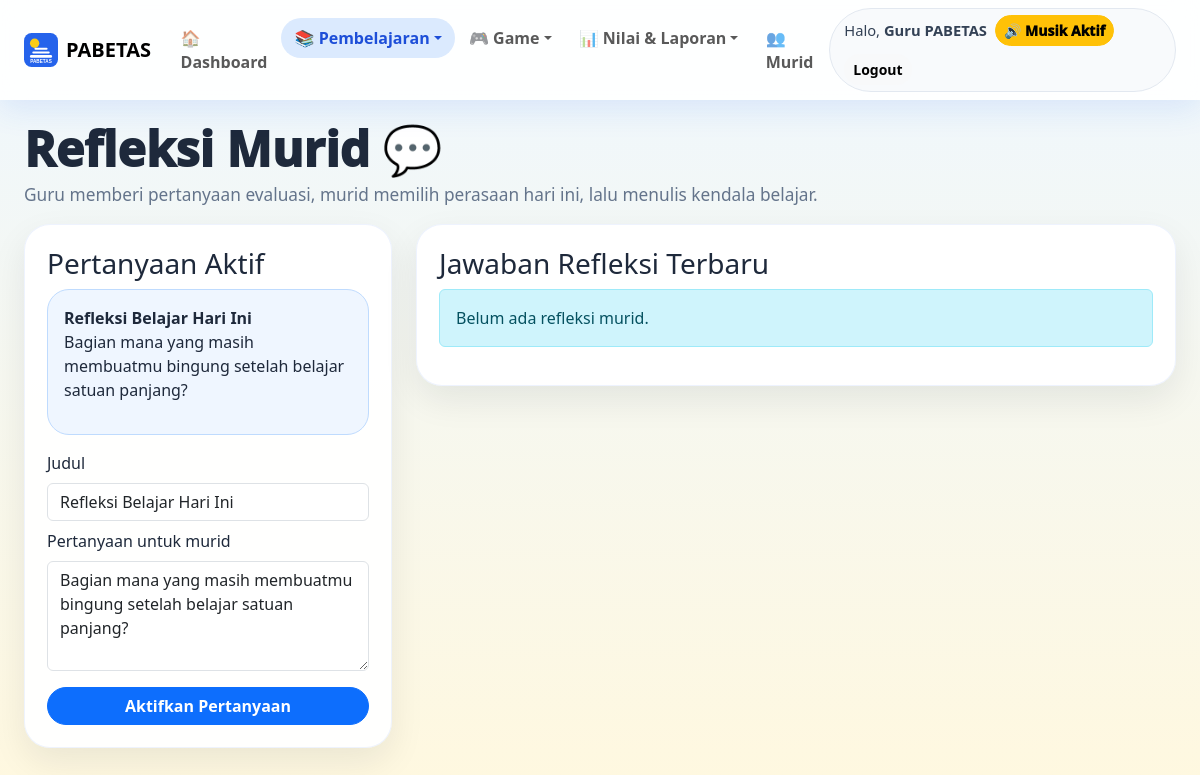
/teacher/reflections.php (signed in), run on the app's committed database.
### tables this page shows
CREATE TABLE users (
  id INT AUTO_INCREMENT PRIMARY KEY,
  name VARCHAR(120) NOT NULL,
  username VARCHAR(60) NOT NULL UNIQUE,
  password VARCHAR(255) NOT NULL,
  role ENUM('guru','murid') NOT NULL,
  status TINYINT(1) NOT NULL DEFAULT 1,
  avatar_key VARCHAR(40) NOT NULL DEFAULT 'rocket',
  created_at TIMESTAMP DEFAULT CURRENT_TIMESTAMP
);

CREATE TABLE IF NOT EXISTS reflection_prompts (
  id INT AUTO_INCREMENT PRIMARY KEY,
  title VARCHAR(150) NOT NULL,
  question_text TEXT NOT NULL,
  status TINYINT(1) NOT NULL DEFAULT 1,
  created_by INT NULL,
  created_at TIMESTAMP DEFAULT CURRENT_TIMESTAMP,
  updated_at DATETIME NULL
);

### app/helpers.php (called while the page is built, shortened)
<?php
function e($value) {
    return htmlspecialchars((string)$value, ENT_QUOTES, 'UTF-8');
}
function url($path = '') {
    $base = rtrim(APP_URL, '/');
    $path = ltrim($path, '/');
    return $base . '/' . $path;
}

### app/db.php (called while the page is built)
<?php
function db() {
    static $pdo = null;
    if ($pdo instanceof PDO) {
        return $pdo;
    }
    $dsn = 'mysql:host=' . DB_HOST . ';port=' . DB_PORT . ';dbname=' . DB_NAME . ';charset=' . DB_CHARSET;
    try {
        $pdo = new PDO($dsn, DB_USER, DB_PASS, [
            PDO::ATTR_ERRMODE => PDO::ERRMODE_EXCEPTION,
            PDO::ATTR_DEFAULT_FETCH_MODE => PDO::FETCH_ASSOC,
            PDO::ATTR_EMULATE_PREPARES => false,
        ]);
        return $pdo;
    } catch (PDOException $e) {
        if (defined('APP_DEBUG') && APP_DEBUG) {
            exit('<h2>Koneksi database gagal</h2><p>' . htmlspecialchars($e->getMessage()) . '</p><p>Jalankan <b>/install.php</b> atau import <b>database/pabetas_advanced.sql</b>.</p>');
        }
        exit('Koneksi database gagal. Hubungi administrator.');
    }
}

### app/auth.php (called while the page is built, shortened)
<?php
function current_user() {
    static $user = null;
    if ($user !== null) return $user;
    $stmt = db()->prepare('SELECT id, name, username, role, status, avatar_key FROM users WHERE id=? LIMIT 1');
    $stmt->execute([$_SESSION['user_id']]);
    $user = $stmt->fetch();
    return $user ?: null;
}
function require_login() {
    if (!current_user()) {
        redirect('login.php');
    }
}
function require_role($role) {
    require_login();
}

### public/teacher/reflections.php (the view, shortened to what this page needs)
<?php
require_once __DIR__ . '/../../app/layout.php';
require_role('guru');
$pdo = db();
try {
    $pdo->exec("CREATE TABLE IF NOT EXISTS reflection_prompts (id INT AUTO_INCREMENT PRIMARY KEY, title VARCHAR(150) NOT NULL, question_text TEXT NOT NULL, status TINYINT(1) NOT NULL DEFAULT 1, created_by INT NULL, created_at TIMESTAMP DEFAULT CURRENT_TIMESTAMP, updated_at DATETIME NULL) ENGINE=InnoDB DEFAULT CHARSET=utf8mb4");
    $pdo->exec("CREATE TABLE IF NOT EXISTS learning_reflections (id INT AUTO_INCREMENT PRIMARY KEY, user_id INT NOT NULL, prompt_id INT NULL, mood VARCHAR(40) NOT NULL, difficulty_level ENUM('mudah','sedang','sulit') NOT NULL DEFAULT 'sedang', obstacle_text TEXT NULL, teacher_note TEXT NULL, created_at TIMESTAMP DEFAULT CURRENT_TIMESTAMP, updated_at DATETIME NULL) ENGINE=InnoDB DEFAULT CHARSET=utf8mb4");
} catch (Throwable $e) {}
$prompt = $pdo->query('SELECT * FROM reflection_prompts WHERE status=1 ORDER BY id DESC LIMIT 1')->fetch();
$rows = $pdo->query('SELECT lr.*, u.name, u.username FROM learning_reflections lr JOIN users u ON u.id=lr.user_id ORDER BY lr.id DESC LIMIT 100')->fetchAll();
render_header('Refleksi Murid','reflections');
?>
<div class="page-title compact-title"><h1>Refleksi Murid 💬</h1><p>Guru memberi pertanyaan evaluasi, murid memilih perasaan hari ini, lalu menulis kendala belajar.</p></div>
<div class="row g-4">
  <div class="col-lg-4"><div class="panel-card"><h3>Pertanyaan Aktif</h3>
    <?php if($prompt): ?><div class="teacher-prompt-preview"><b><?= e($prompt['title']) ?></b><p><?= e($prompt['question_text']) ?></p></div><?php endif; ?>
    <form method="post" class="mt-3"><?= csrf_field() ?><input type="hidden" name="action" value="save_prompt"><label class="form-label">Judul</label><input class="form-control mb-2" name="title" value="<?= e($prompt['title'] ?? 'Refleksi Belajar Hari Ini') ?>"><label class="form-label">Pertanyaan untuk murid</label><textarea class="form-control mb-3" name="question_text" rows="4"><?= e($prompt['question_text'] ?? 'Bagian mana yang masih membuatmu bingung setelah belajar satuan panjang?') ?></textarea><button class="btn btn-primary rounded-pill w-100">Aktifkan Pertanyaan</button></form>
  </div></div>
  <div class="col-lg-8"><div class="panel-card"><h3>Jawaban Refleksi Terbaru</h3>
    <?php if(!$rows): ?><div class="alert alert-info">Belum ada refleksi murid.</div><?php endif; ?>
  </div></div>
</div>
<?php render_footer(); ?>

### app/layout.php (shortened to what this page needs)
<?php
function nav_active(array $items, string $active): string {
    return in_array($active, $items, true) ? 'active' : '';
}
function sound_context_from_active(string $active, bool $isGuru): string {
    if ($isGuru) {
        if (in_array($active, ['reflections'], true)) return 'refleksi';
        return 'teacher';
    }
    return 'home';
}
function render_header($title, $active = '') {
    $user = current_user();
    $isGuru = $user && $user['role'] === 'guru';
    $soundContext = sound_context_from_active($active, $isGuru);
    ?>
<!doctype html>
<html lang="id">
<head>
    <link href="https://cdn.jsdelivr.net/npm/bootstrap@5.3.3/dist/css/bootstrap.min.css" rel="stylesheet">
    <link rel="stylesheet" href="<?= url('assets/css/style.css?v=9') ?>">
</head>
<body data-sound-context="<?= e($soundContext) ?>">
<nav class="navbar navbar-expand-lg navbar-pabetas sticky-top">
    <div class="container-fluid px-3 px-md-4">
        <a class="navbar-brand fw-black d-flex align-items-center gap-2" href="<?= url($isGuru ? 'teacher/dashboard.php' : 'student/dashboard.php') ?>">
            <img src="<?= url(SCHOOL_LOGO) ?>" class="logo-sm" alt="Logo"> <span>PABETAS</span>
        </a>
        <div class="collapse navbar-collapse" id="navMain">
            <ul class="navbar-nav me-auto mb-2 mb-lg-0 nav-compact">
                <?php if ($isGuru): ?>
                    <li class="nav-item"><a class="nav-link <?= $active==='dashboard'?'active':'' ?>" href="<?= url('teacher/dashboard.php') ?>">🏠 Dashboard</a></li>
                    <li class="nav-item dropdown">
                        <a class="nav-link dropdown-toggle <?= nav_active(['materials','questions','quizzes','essay_sets','learning_flow','reflections'], $active) ?>" href="#" data-bs-toggle="dropdown">📚 Pembelajaran</a>
                    </li>
                    <li class="nav-item dropdown">
                        <a class="nav-link dropdown-toggle <?= nav_active(['rooms','live_games','weekly'], $active) ?>" href="#" data-bs-toggle="dropdown">🎮 Game</a>
                    </li>
                    <li class="nav-item dropdown">
                        <a class="nav-link dropdown-toggle <?= nav_active(['grading','academic','reports'], $active) ?>" href="#" data-bs-toggle="dropdown">📊 Nilai & Laporan</a>
                    </li>
                    <li class="nav-item"><a class="nav-link <?= $active==='students'?'active':'' ?>" href="<?= url('teacher/students.php') ?>">👥 Murid</a></li>
                <?php endif; ?>
            </ul>
            <?php if ($user): ?>
            <div class="nav-user-box">
                <span>Halo, <b><?= e($user['name']) ?></b></span>
                <button type="button" class="btn btn-outline-light btn-sm rounded-pill" id="soundToggle" title="Aktifkan suara">🔊 Suara</button>
                <a class="btn btn-light btn-sm rounded-pill" href="<?= url('logout.php') ?>">Logout</a>
            </div>
            <?php endif; ?>
        </div>
    </div>
</nav>
<main class="container-fluid px-3 px-md-4 py-4">
    <?php
}
function render_footer() {
    ?>
</main>
</body>
</html>
    <?php
}

### public/assets/css/style.css (style rules this page uses)
:root { --blue:#2563eb;--sky:#38bdf8;--yellow:#facc15;--red:#fb7185;--purple:#8b5cf6;--dark:#1e293b;--soft:#f8fafc;--green:#22c55e }
* { box-sizing:border-box }
body { background:linear-gradient(180deg,#eef7ff 0%,#fff8df 100%);font-family:system-ui,-apple-system,BlinkMacSystemFont,"Segoe UI",sans-serif;color:var(--dark);min-height:100vh }
.fw-black { font-weight:900 }
.navbar-pabetas { background:rgba(255,255,255,.9);backdrop-filter:blur(14px);box-shadow:0 8px 30px rgba(37,99,235,.12) }
.navbar-pabetas .nav-link { font-weight:700;border-radius:999px;padding:.5rem .85rem!important }
.navbar-pabetas .nav-link.active,.navbar-pabetas .nav-link:hover { background:#dbeafe;color:#1d4ed8 }
.logo-sm { width:34px;height:34px }
.page-hero h1,.student-hero h1,.page-title h1 { font-weight:1000 }
.page-title { margin-bottom:22px }
.page-title p { color:#64748b;font-size:1.08rem }
.stat-card,.panel-card,.feature-card,.lesson-card,.question-card { background:rgba(255,255,255,.94);border:1px solid rgba(37,99,235,.08);border-radius:26px;padding:22px;box-shadow:0 14px 35px rgba(15,23,42,.08) }
.nav-user-box { display:flex;align-items:center;gap:10px;background:#f8fafc;border:1px solid #e2e8f0;border-radius:999px;padding:6px 8px 6px 14px }
.nav-user-box span { font-size:.92rem;color:#334155 }
.btn { font-weight:850 }
.compact-title { margin-bottom:1rem!important }
.compact-title h1 { line-height:1.05 }
.nav-user-box { display:flex;align-items:center;gap:.5rem;flex-wrap:wrap }
.teacher-prompt-preview { background:#eff6ff;border:1px solid #bfdbfe;border-radius:22px;padding:1rem }
.lesson-card,.panel-card { overflow-wrap:anywhere }
.page-title.compact-title h1 { font-size:clamp(2rem,4vw,3.2rem) }
#soundToggle { font-weight:1000;white-space:nowrap }
.nav-user-box #soundToggle { min-width:116px }
.option-box,.btn,.role-card,.avatar-choice,.mood-option { transition:transform .16s ease, box-shadow .16s ease, background .16s ease }

### data on the page
users: name "Guru PABETAS"
reflection_prompts: title "Refleksi Belajar Hari Ini", question_text "Bagian mana yang masih membuatmu bingung setelah belajar satuan panjang?"
